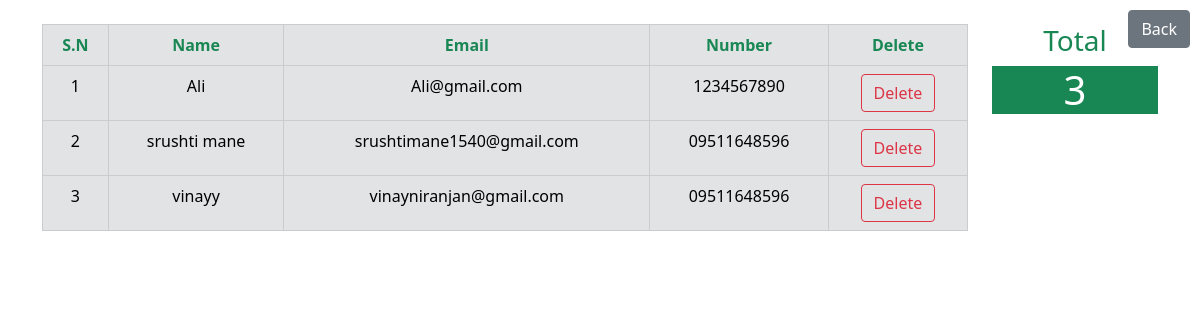
The page /users.php on the database its author committed.
### tables this page shows
CREATE TABLE `tbluser` (
  `Id` int(11) NOT NULL,
  `UserName` varchar(100) NOT NULL,
  `Email` varchar(100) NOT NULL,
  `Number` varchar(200) NOT NULL,
  `Password` varchar(100) NOT NULL
);

### users.php (the view, shortened to what this page needs)
<!DOCTYPE html>
<html lang="en">
<head>
    <link href="https://cdn.jsdelivr.net/npm/bootstrap@5.0.2/dist/css/bootstrap.min.css" rel="stylesheet"
>
</head>
<body>
    <?php
    $con = mysqli_connect('localhost', 'root', '', 'umeshmedico');
    $Record = mysqli_query($con, "SELECT * FROM tbluser");
    $row_count = mysqli_num_rows($Record);
    ?>
    <div class="container mt-4">
      <div class="row">
        <div class="col-md-10">
        <a href="mystore.php" class="btn btn-secondary" style="position: absolute; top: 10px; right: 10px;">Back</a>
    <table class="table table-secondary table-bordered">
        <thead class="text-center text-success">
            <th>S.N</th>
            <th>Name</th>
            <th>Email</th>
            <th>Number</th>
            <th>Delete</th>
        </thead>
        <tbody class="text-center">
        <?php
        $i = 0;
        while( $row = mysqli_fetch_array($Record)) {
             echo "
            <tr>
            <td>" . ++$i . "</td>
            <td>$row[UserName]</td>
            <td>$row[Email]</td>
            <td>$row[Number]</td>
            <td>
                <button class='btn btn-outline-danger' onclick='confirmDelete($row[Id])'>Delete</button>
            </td>
            </tr>
            ";
         }
        ?>
        </tbody>
    </table>
    </div>
    <div class="col-md-2 pr-5 text-center">
        <h3 class="text-success">Total</h3>
        <h1 class="bg-success text-white"><?php echo $row_count; ?></h1>
    </div>
    </div>
    </div>
</body>
</html>

### rows shown on the page
tbluser: UserName "Ali", Email "Ali@gmail.com", Number "1234567890"
tbluser: UserName "srushti mane", Email "srushtimane1540@gmail.com", Number "09511648596"
tbluser: UserName "vinayy", Email "vinayniranjan@gmail.com", Number "09511648596"

### other values the page prints
$row_count "3"
